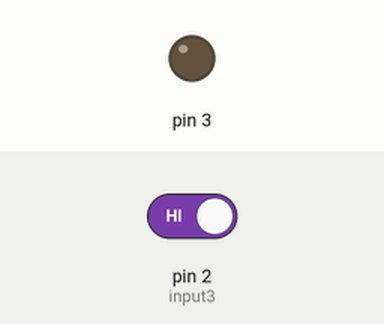
Simulated run of this sketch. Board: Arduino Uno, built with avr-gcc and run on an emulated ATmega328P. Parts: output pins drawn as LEDs (lit = HIGH). The inputs (shaded band) are chosen by the test bench; at power-on: pin 2 (input3) HIGH.

Above: at 1.2 s.
1.3 s: pin 2 (input3) driven LOW
At 2.0 s:
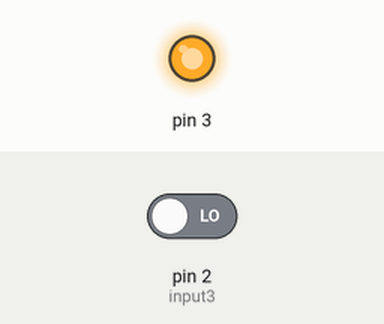
Timing chart, 0 to 4.3 s (numbered marks = the images above; inputs shaded):
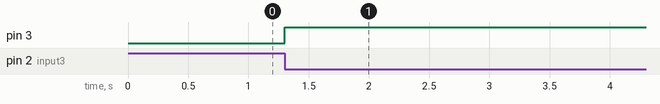

The sketch:

toggle.ino
```cpp
int input3=2;
int inputState= 0;
int lastState= 0;
int prev = 0;

void setup()
{
  pinMode(2, INPUT);
  pinMode(3, OUTPUT);
}

void loop()
{
 inputState= digitalRead(input3);
  prev = digitalRead (3);

  if(lastState == HIGH && inputState == 0)
  {
    if (prev == 0)
    {
      digitalWrite(3, HIGH);
   prev = 1;
  }
  else if ( prev == 1)
    {
      digitalWrite(3, LOW);
    prev = 0;

    }
  }
 lastState = inputState;
 delay(100);
}
```

Measured:
- after the input at 1.3 s, pin 3: LOW → HIGH at once
